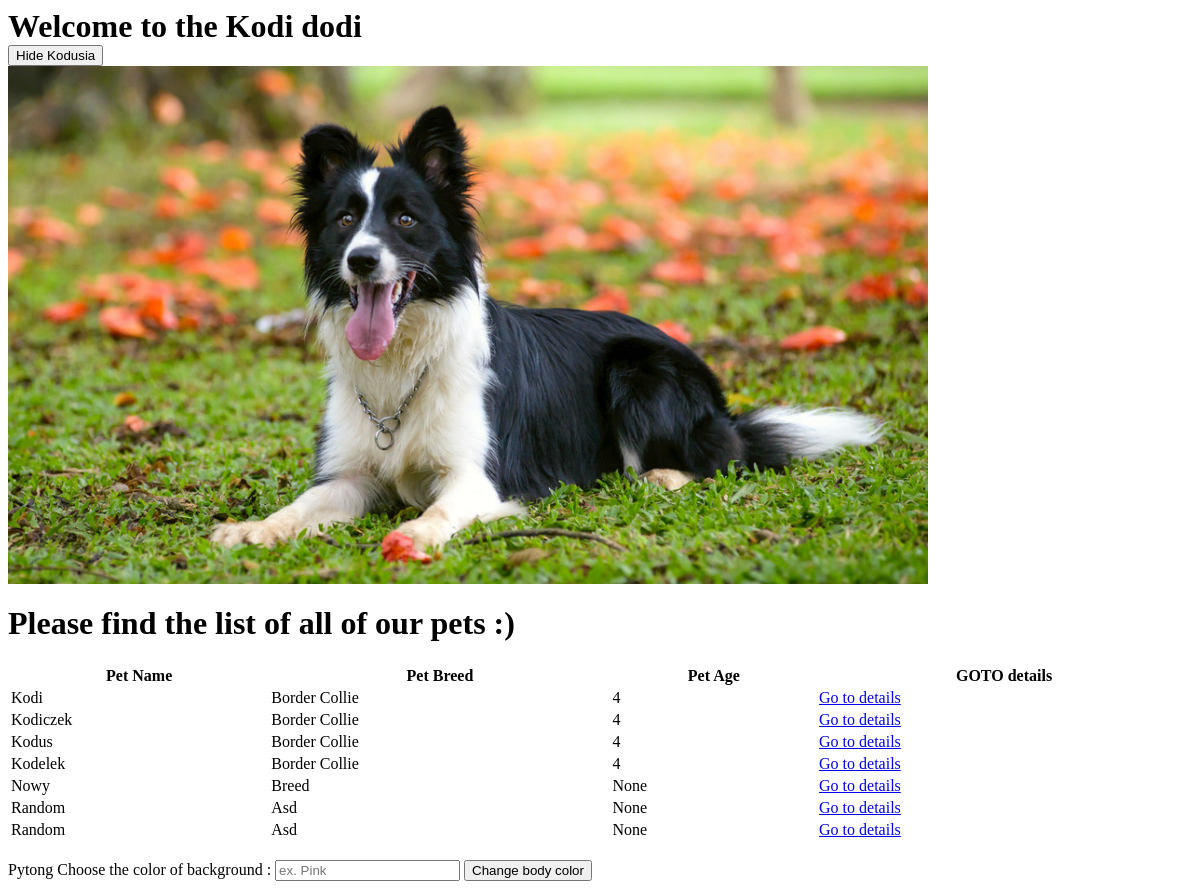
Before: / with the older database file.
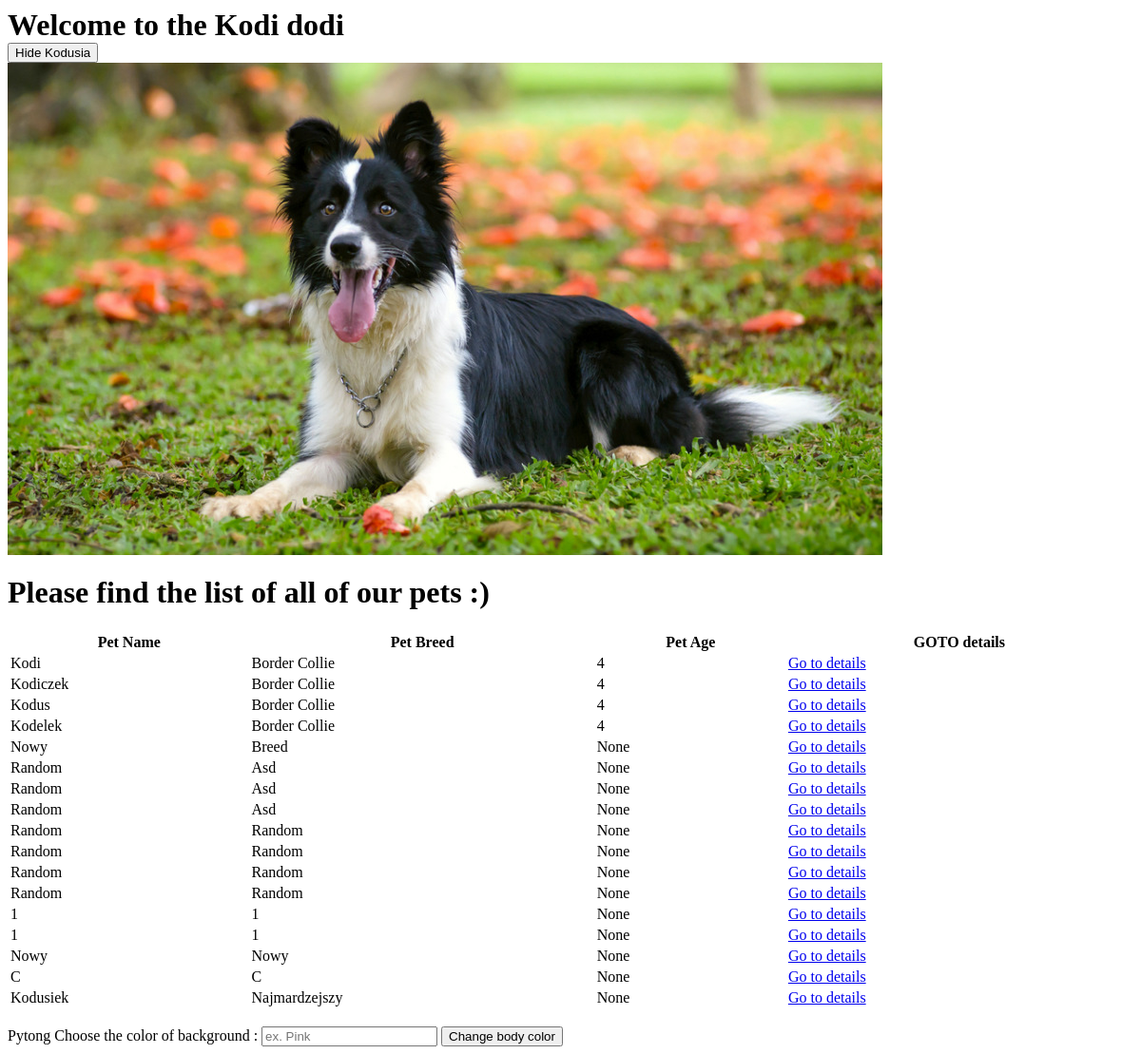
After: the same page with the newer database file.
### adoptions/models.py (models this page shows, shortened)
class Pet(models.Model):
    SEX_CHOICES = [('M', 'Male'), ('F', 'Female')]
    name = models.CharField(max_length=100, blank=True)
    submitter = models.CharField(max_length=30, blank=True)
    species = models.CharField(max_length=30, blank=True)
    breed = models.CharField(max_length=30, blank=True)
    description = models.TextField(blank=True)
    sex = models.CharField(choices=SEX_CHOICES, max_length=1)
    submission_date = models.DateTimeField()
    age = models.IntegerField(null=True)
    vaccinations = models.ManyToManyField('Vaccine', blank=True)

### adoptions/views.py (the view)
# urls.py: path('', views.home, name='home'),
def home(request):
    try:
        allpets = Pet.objects.all()
    except:
        raise Http404('we could not load pets for you')
    return render(request, 'home.html', {
        'pets': allpets,
        'testArg': 2137
    })

### adoptions/templates/home.html
{% extends "base.html" %}
{% block glownaTrescStronki %}
<div>
    <h1>Please find the list of all of our pets :)</h1>
    <table style="width:100%">
        <tr>
            <th>Pet Name</th>
            <th>Pet Breed</th>
            <th>Pet Age</th>
            <th>GOTO details</th>
        </tr>
        {% for pet in pets %}
        <tr>
            <td>{{ pet.name|capfirst }}</td>
            <td>{{ pet.breed|capfirst }}</td>
            <td>{{ pet.age }}</td>
            <td><a href="{% url 'pet_detail' pet.id %}">Go to details</a></td>
        </tr>
        {% endfor %}
    </table>
</div>
{% endblock glownaTrescStronki %}

### adoptions/templates/base.html (shortened to what this page needs)
{% load static %}
<div>
    <div id="bodyId">
    <h1>
        Welcome to the Kodi dodi
        <button onclick="hideOrShow()" id="hideShowButton">Hide Kodusia</button></br>
        <img src="{% static 'images/bc.png' %}" id="KodiImage" class="lol"/>
    </h1>
</div>
<body id="MainDiv">
{% block glownaTrescStronki %}
{% endblock glownaTrescStronki %}
Pytong
<label>Choose the color of background : </label>
<input type="text" placeholder="ex. Pink" id="colorInput"></input>
<button onclick="changeBackgroundColor()">Change body color</button>
</body>
</div>

Changed rows visible on the page:
added Pet: name "Random", breed "Asd", age "None"
added Pet: name "Random", breed "Random", age "None"
added Pet: name "Random", breed "Random", age "None"
added Pet: name "Random", breed "Random", age "None"
added Pet: name "Random", breed "Random", age "None"
added Pet: name "1", breed "1", age "None"
added Pet: name "1", breed "1", age "None"
added Pet: name "Nowy", breed "Nowy", age "None"
added Pet: name "C", breed "C", age "None"
added Pet: name "Kodusiek", breed "Najmardzejszy", age "None"
